Frame 1 (no input): blank canvas, image omitted
Frame 60 (no input): blank canvas, image omitted
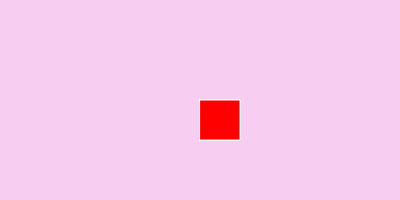
Frame 120 (the mouse pressed at the canvas centre since frame 60)

The p5.js sketch whose frames 1 and 60 were blank and that drew this single picture after the mouse press (run headless with seeded random() and noise() and a simulated clock; from frame 60 on, the mouse is pressed at the canvas centre):

// p5.js sketch
// ── sketch.js
function setup() {
  createCanvas(400, 200);
  background(" rgb(247,206,241)")
 }

 function   draw() {
    stroke(" rgb (140,140,241)" );
     fill("red");   
          
    if(mouseIsPressed){       
       rect(mouseX,    mouseY, 40,   40);     
      }     
    }       
